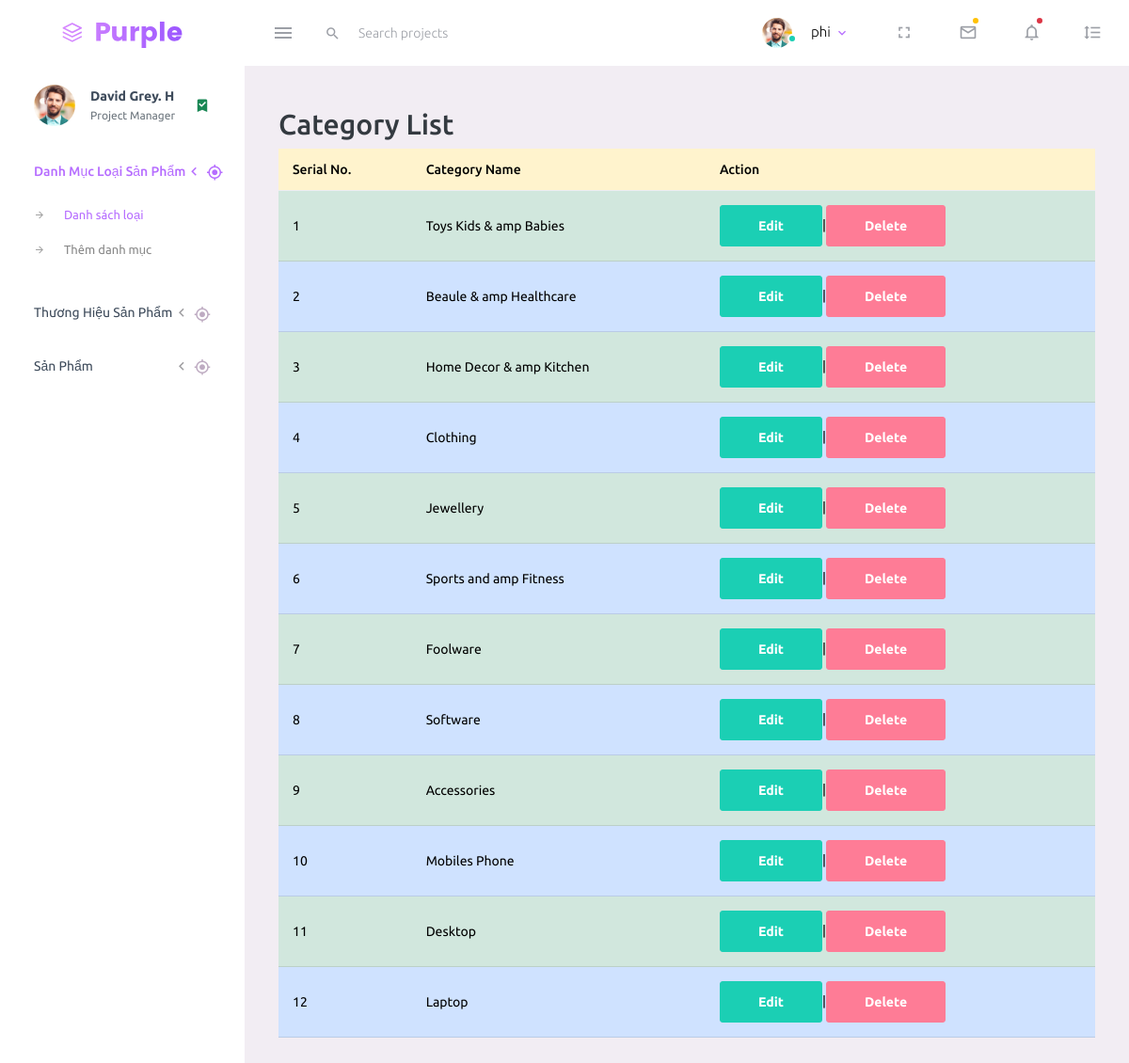
Screenshot of /website/admin/catlist.php (signed in) with the database file from the repository.
### tables this page shows
CREATE TABLE `tbl_category` (
  `catid` int(11) NOT NULL,
  `catname` varchar(255) NOT NULL
);

### website/lib/database.php (called while the page is built, shortened)
<?php
    Class Database{
    public $host   = DB_HOST;
    public $user   = DB_USER;
    public $pass   = DB_PASS;
    public $dbname = DB_NAME;
    public $link;
    private function connectDB(){
    $this->link = new mysqli($this->host, $this->user, $this->pass,
        $this->dbname);
    }
    public function select($query){
    $result = $this->link->query($query) or
    die($this->link->error.__LINE__);
    if($result->num_rows > 0){
        return $result;
    } else {
        return false;
    }
    }
    }
?>

### website/classes/category.php (called while the page is built, shortened)
<?php
     $filepath = realpath(dirname(__FILE__));
     include_once ($filepath.'/../lib/database.php');
?>
<?php
    class category
    {
        private $db;
        function __construct(){
            $this->db = new Database();
        }
        public function show_category(){
            $query = "select * from tbl_category order by catid desc";
            $result = $this->db->select($query);
            return $result;
        }
    }
?>

### website/admin/catlist.php (the view, shortened to what this page needs)
<?php
  include 'inc/header.php';
?>
      <div class="container-fluid page-body-wrapper">
<?php
  include 'inc/nav.php';
?>
<?php
	include '../classes/category.php';
?>
<?php
  	$cat = new category();
?>
        <div class="main-panel">
          <div class="content-wrapper">
          	<div class="row">
				<div class="row-md-6">
					<h2>Category List</h2>
				</div>
			</div>
                    <table class="table" id="example">
					<thead>
						<tr class="table-warning">
							<th>Serial No.</th>
							<th>Category Name</th>
							<th>Action</th>
						</tr>
					</thead>
					<tbody>
						<?php
							$i1 = 0;
							$show_cat = $cat->show_category();
							if(isset($show_cat)){
								$i = 0;
								while($result = $show_cat->fetch_assoc()){
									$i++;
									$i1++;
									$src = "table-success";
									if ($i1 % 2 == 0)
									{
										$src = "table-primary";
									}
						?>
						<tr class="<?php echo $src;?>">
							<td><?php echo $i;?></td>
							<td><?php echo $result['catname'];?></td>
							<td><a class="btn btn-success" href="catedit.php?catid=<?php echo $result['catid'];?>">Edit</a>|<a class="btn btn-danger" onclick="return confirm('Are you want to delete ?')" href="?delid=<?php echo $result['catid'];?>">Delete</a></td>
						</tr>
						<?php
								}
							}
						?>
					</tbody>
				</table>
               </div>
            </div>
        </div>
          </div>
<?php
  include 'inc/footer.php';
?>

### rows the page displays
tbl_category: catname "Toys Kids & amp Babies"
tbl_category: catname "Beaule & amp Healthcare"
tbl_category: catname "Home Decor & amp Kitchen"
tbl_category: catname "Clothing"
tbl_category: catname "Jewellery"
tbl_category: catname "Sports and amp Fitness"
tbl_category: catname "Foolware"
tbl_category: catname "Software"
tbl_category: catname "Accessories"
tbl_category: catname "Mobiles Phone"
tbl_category: catname "Desktop"
tbl_category: catname "Laptop"

### other values shown
Session::get('name') "phi"
